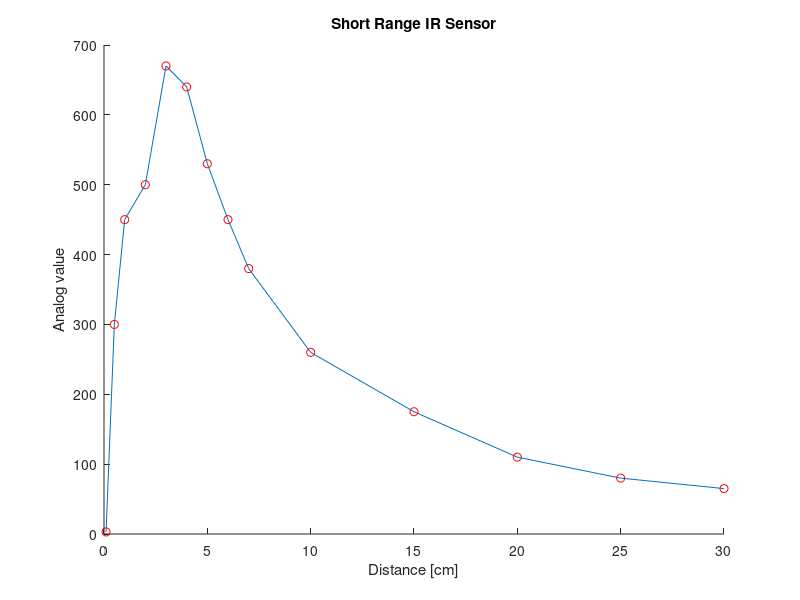

This chart was generated by the following MATLAB code:
% Distance
d = [0.1, 0.5, 1, 2, 3, 4, 5, 6, 7, 10, 15, 20, 25, 30];

% Analog value
a = [3, 300, 450, 500, 670, 640, 530, 450, 380, 260, 175, 110, 80, 65];

figure(1); clf; hold on;
plot(d, a);
plot(d, a, 'ro');
title('Short Range IR Sensor');
xlabel('Distance [cm]'); ylabel('Analog value');